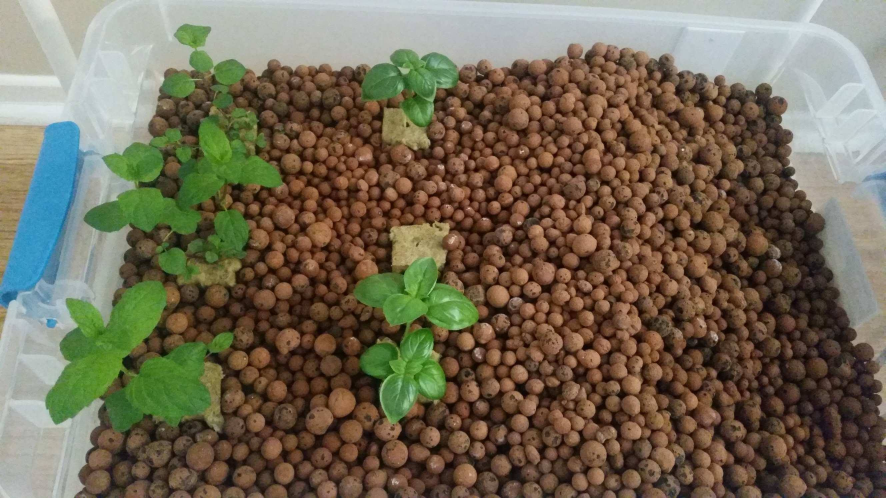
#> input picture pic.jpg, 2656 x 1494 px (shown at 1/3 size)
$ python fifth.py   (older library calls are emulated)
#> lines starting #> are read from the running program, lines starting #| are printed output that depends on the picture; after the words box and inside, x2 and y2 are one past the last pixel; in counts of white or black regions, pixels touching at a corner belong together
import cv2
import numpy as np

def get_contour_areas(contours):
    all_areas = []
    for cnt in contours:
        area = cv2.contourArea(cnt)
        all_areas.append(area)
    return all_areas


def print_all_areas(contours):
    all_areas = get_contour_areas(contours)
    for area in all_areas:
        print("Area:" + str(area))


def label_contour_center(image, contours):

    for cnt in contours:
        if cv2.contourArea(cnt) > 0:
            M = cv2.moments(cnt)
            cx = int(M['m10'] / M['m00'])
            cy = int(M['m01']/M['m00'])
            print( "is closed : " + str(cv2.isContourConvex(cnt)))
            #cv2.circle(image,(cx,cy),10,(255,0,0),-1)
            cv2.putText(image, str(cv2.contourArea(cnt)), (cx,cy), cv2.FONT_HERSHEY_SIMPLEX,1,(255,0,0),2)
    return image


image = cv2.imread('pic.jpg')
#> image is the input picture: shape (1494, 2656, 3); mean B, G, R 84.9, 104.9, 114
height, width = image.shape[:2]
#> height = 1494; width = 2656
#cv2.imshow('Input image', image)
#cv2.waitKey(0)
#small = cv2.resize(image, (0,0), fx=0.5, fy=0.5)
small = cv2.resize(image, (int(width/3),int(height/3)), interpolation = cv2.INTER_AREA)

cv2.imshow('Small', small)
cv2.waitKey(0)

hsv = cv2.cvtColor(small, cv2.COLOR_BGR2HSV)
#> hsv: shape (498, 885, 3); mean H, S, V 33.4, 106.7, 123.1


lower_green = np.array([40,50,50])
upper_green = np.array([70,255,255])


mask = cv2.inRange(hsv, lower_green, upper_green)
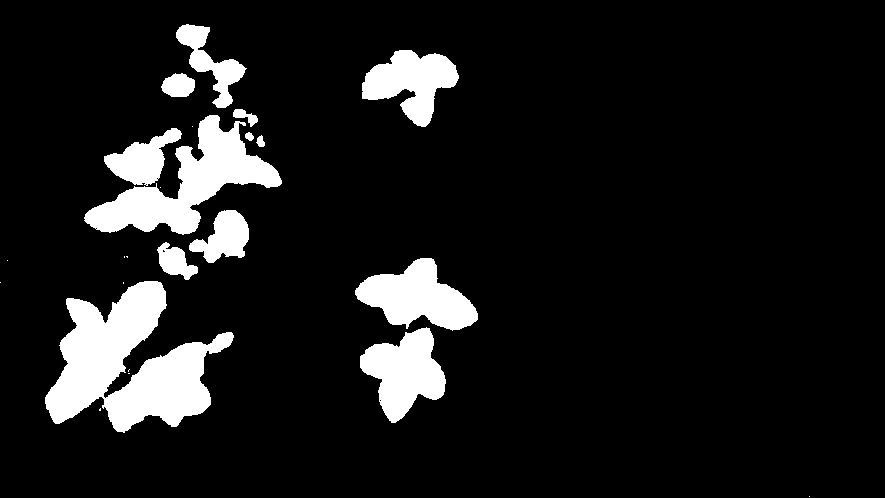
#> mask: shape (498, 885); 10.2% white; 24 white regions (11 under 20 px), largest, box (x1, y1, x2, y2) and area: (45, 281, 234, 433) 14631, (84, 115, 282, 235) 8548, (355, 258, 478, 331) 5083
res = cv2.bitwise_and(small, small, mask = mask)
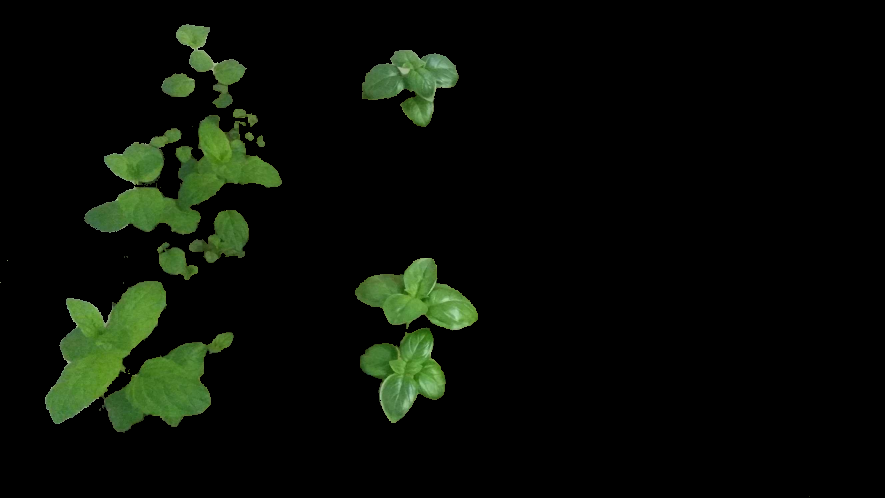
#> res: shape (498, 885, 3); mean B, G, R 5.7, 13, 8.3

cv2.imshow('Result', res)
cv2.waitKey(0)
cv2.imshow('Mask', mask)
cv2.waitKey(0)

kernal = np.ones((5,5),np.float32)/25
smoothed = cv2.filter2D(res, -1, kernal)
cv2.imshow('Smoothed', smoothed)
cv2.waitKey(0)

kernal2 = np.ones((10,10),np.float32)


gray = cv2.cvtColor(res, cv2.COLOR_BGR2GRAY)
#gray = cv2.cvtColor(smoothed, cv2.COLOR_BGR2GRAY)

cv2.imshow('Gray image', gray)
cv2.waitKey(0)


opening = cv2.morphologyEx(gray, cv2.MORPH_OPEN, kernal2)
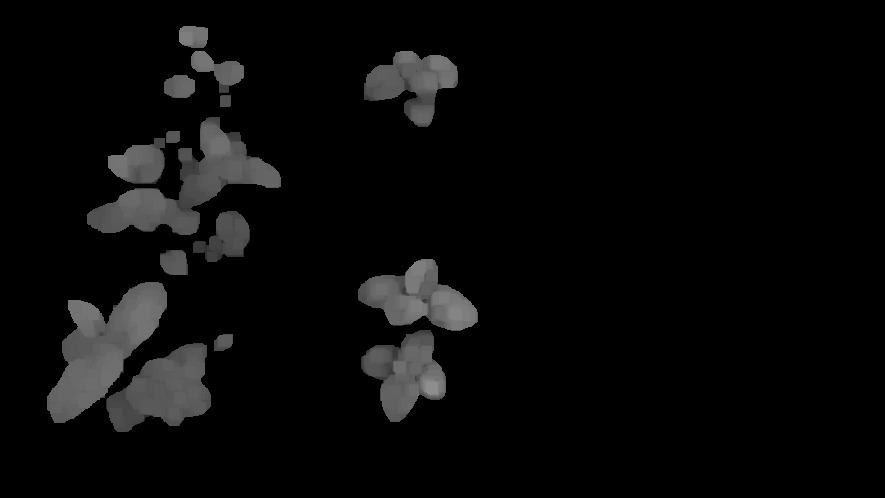
#> opening: shape (498, 885); min 0, max 142, mean 9.3
cv2.imshow('opening', opening)
cv2.waitKey(0)

edged = cv2.Canny(opening, 100,200)
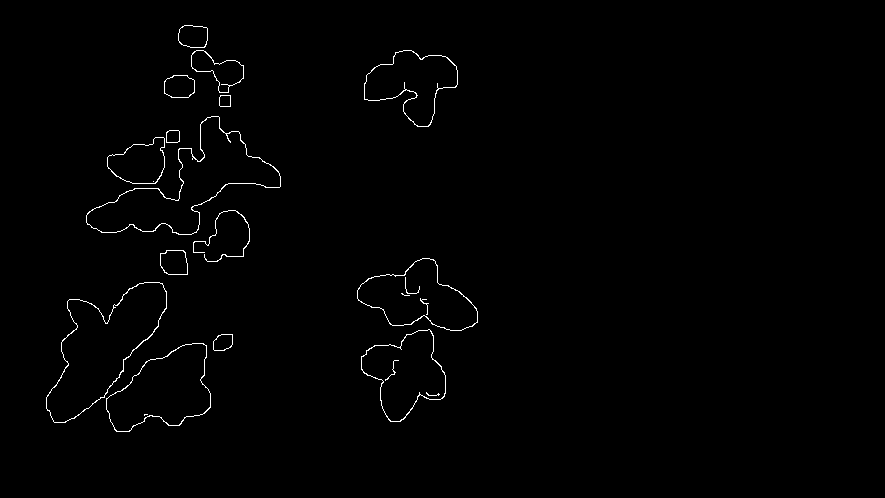
#> edged: shape (498, 885); 0.85% white in thin lines or dots, all inside (x1, y1, x2, y2) = (46, 25, 478, 432)
cv2.imshow('Edged', edged)
cv2.waitKey(0)

blank_image = np.zeros((small.shape[0], small.shape[1], 3))


_, contours, _ = cv2.findContours(edged.copy(), cv2.RETR_EXTERNAL, cv2.CHAIN_APPROX_NONE)
#> contours = 15 contours; largest, box (x1, y1, x2, y2) and area: (46, 282, 167, 423) 8322, (86, 116, 281, 235) 8248, (106, 343, 211, 432) 5772, (357, 258, 478, 331) 5033, (361, 329, 446, 422) 4668
cv2.drawContours(blank_image, contours, -1, (0,0,255),2)
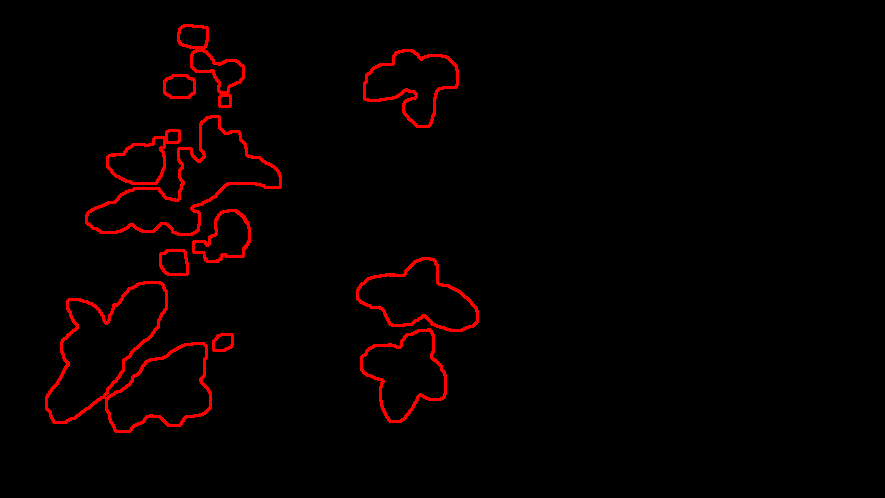
#> blank_image: shape (498, 885, 3) float64; mean of channels 0, 1, 2 0, 0, 6.5; drawn as B, G, R
cv2.imshow('Canny Edges After Contouring', blank_image)
cv2.waitKey()

print("Number of Contours found = " + str(len(contours)))
#| Number of Contours found = 15

cv2.drawContours(small, contours, -1, (0,0,255),2)
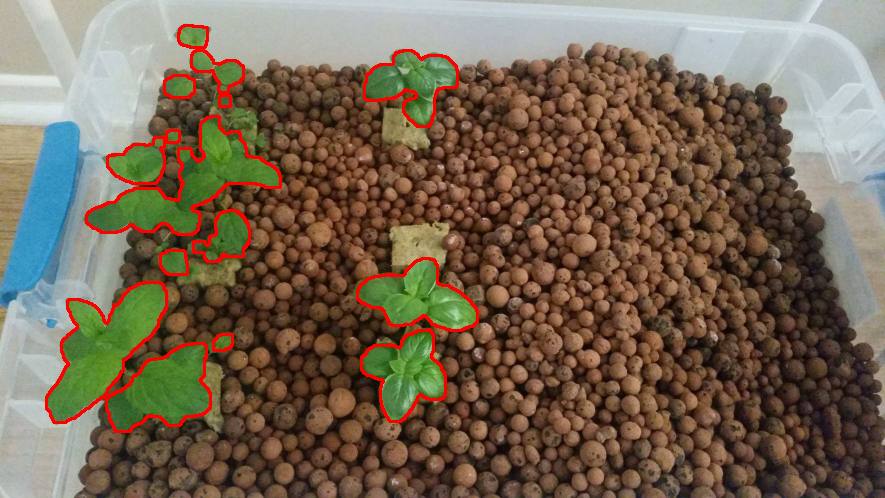
#> small: shape (498, 885, 3); mean B, G, R 83.4, 102.1, 118.2
cv2.imshow('Contours', small.copy())
cv2.waitKey()


print_all_areas(contours)
#> the loop in get_contour_areas, `for cnt in contours:` made 15 passes
#> area on passes 1 to 12: 5771.5, 259, 4668.5, 8322.5, 5033, 581, 27.5, 1836.5, 151, 8247.5, 119, 578.5
#> after the loop in get_contour_areas, `for cnt in contours:`: all_areas = [5771.5, 259, 4668.5, 8322.5, 5033, 581, 27.5, 1836.5, 151, 8247.5, 119, 578.5, 4023.5, 1083, 562.5]
#> the loop in print_all_areas, `for area in all_areas:` made 15 passes
#| Area:5771.5
#| Area:259.0
#| Area:4668.5
#| Area:8322.5
#| Area:5033.0
#| Area:581.0
#| Area:27.5
#| Area:1836.5
#> (further printed lines are left out)

cv2.imshow('Contours with circles', label_contour_center(blank_image.copy(),contours))
#> the loop in label_contour_center, `for cnt in contours:` made 15 passes
#> (cx, cy) on passes 1 to 12: (163, 390), (222, 342), (405, 373), (102, 347), (418, 297), (173, 262), (228, 237), (139, 162), (172, 136), (187, 185), (224, 100), (179, 86)
#| is closed : False
#| is closed : False
#| is closed : False
#| is closed : False
#| is closed : False
#| is closed : False
#| is closed : False
#| is closed : False
#> (further printed lines are left out)
#> after the loop in label_contour_center, `for cnt in contours:`:
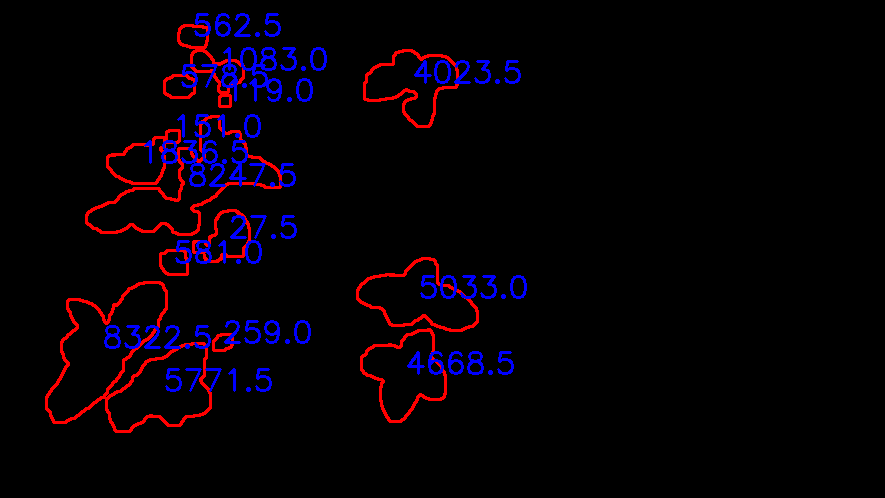
#> image: shape (498, 885, 3) float64; mean of channels 0, 1, 2 6.3, 0, 6; drawn as B, G, R
cv2.waitKey()

$ run again, with bacterial-diseases-of-plants.jpg copied over pic.jpg
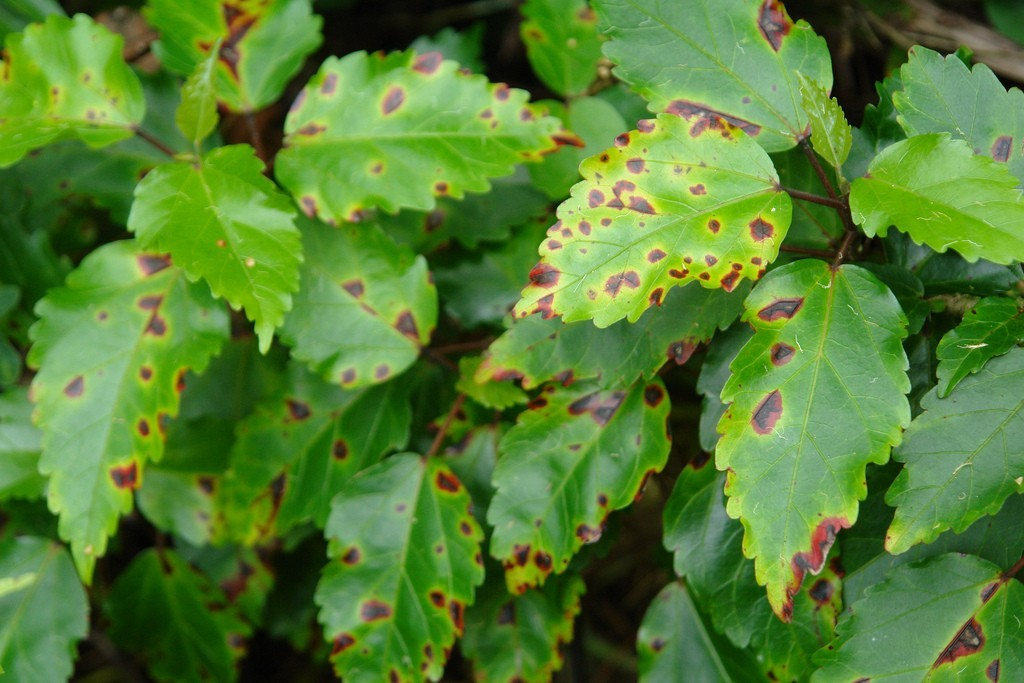
#> input picture bacterial-diseases-of-plants.jpg, 1024 x 683 px
#> image is the input picture: shape (683, 1024, 3); mean B, G, R 51, 127.1, 85.2
#> hsv: shape (227, 341, 3); mean H, S, V 47, 163.6, 128.7
#> `mask = cv2.inRange(hsv, lower_green, upper_green)`:
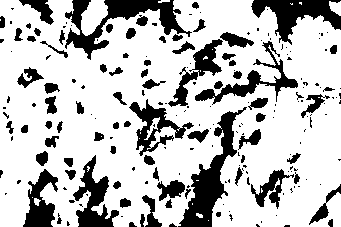
#> mask: shape (227, 341); 75% white; 204 black regions (125 under 20 px), largest, box (x1, y1, x2, y2) and area: (178, 107, 247, 227) 2400, (65, 0, 192, 60) 2328, (251, 0, 341, 45) 1768
#> edged: shape (227, 341); 7.3% white in thin lines or dots
#> contours = 60 contours, 40 with area under 20; largest, box (x1, y1, x2, y2) and area: (177, 95, 249, 130) 1298, (44, 83, 133, 227) 1294, (46, 19, 194, 151) 1064, (155, 198, 189, 225) 640, (236, 45, 266, 73) 574
#| Number of Contours found = 60
#> the loop in get_contour_areas, `for cnt in contours:` made 60 passes
#> area on passes 6, 11, 17, 25, 28, 30, 32, 33: 640.5, 136.5, 333, 294, 90.5, 1298, 101.5, 208.5
#> after the loop in get_contour_areas, `for cnt in contours:`: all_areas = 60 values, max 1298 at index 29, min 0 at index 0, mean 125.5
#> the loop in print_all_areas, `for area in all_areas:` made 60 passes
#> (printed output is left out)
#> the loop in label_contour_center, `for cnt in contours:` made 60 passes
#> (cx, cy) on passes 2, 4, 5, 6, 7, 8, 9, 10: (261, 223), (230, 220), (332, 219), (171, 211), (331, 198), (6, 194), (231, 197), (18, 198)
#> (printed output is left out)
#> after the loop in label_contour_center, `for cnt in contours:`:
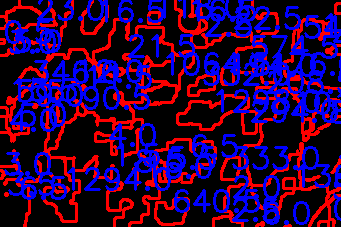
#> image: shape (227, 341, 3) float64; mean of channels 0, 1, 2 62, 0, 43.4; drawn as B, G, R
